Frame 1 (no input): blank canvas, image omitted
Frame 60 (no input): blank canvas, image omitted
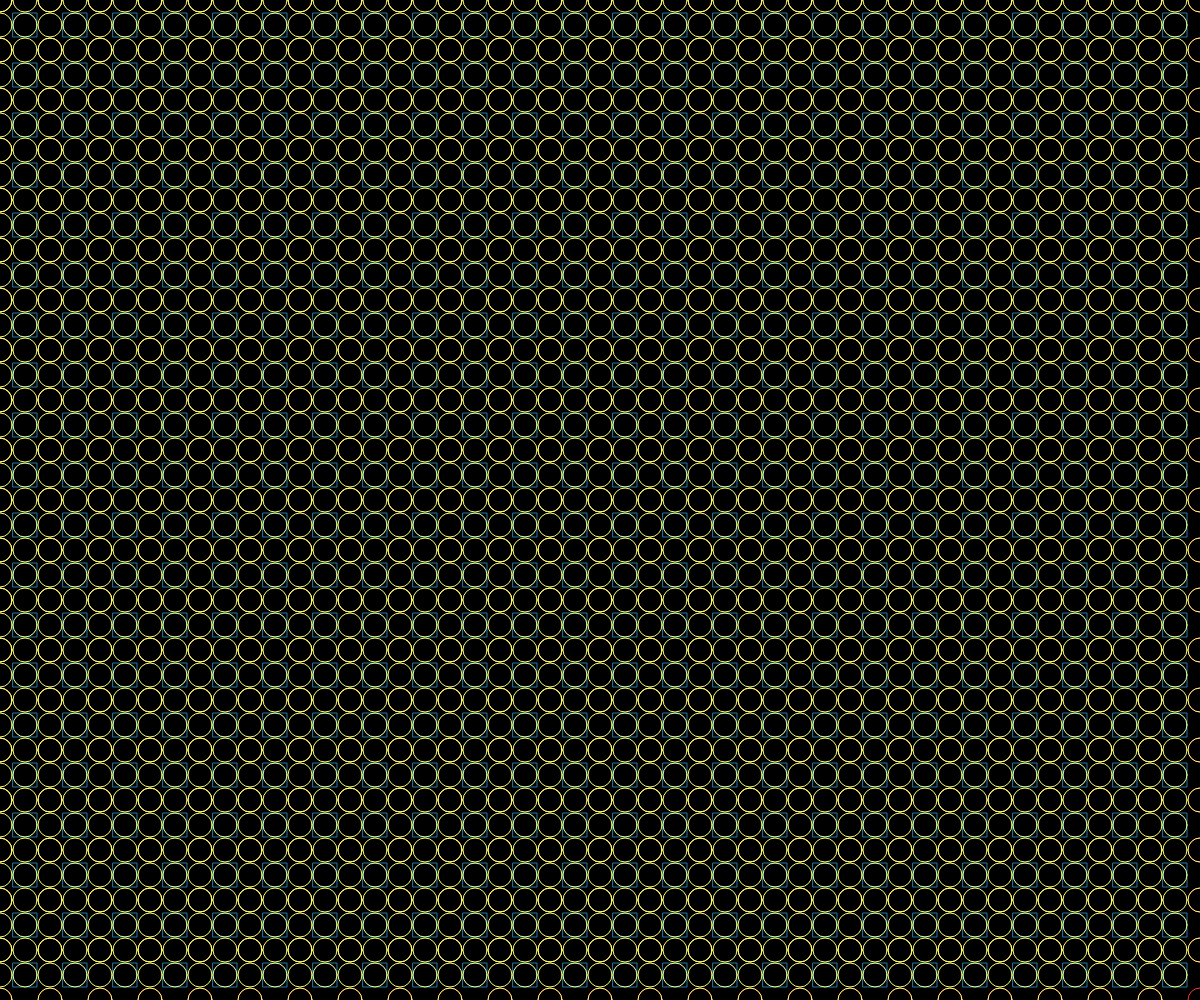
Frame 120 (the mouse pressed at the canvas centre since frame 60)

The p5.js sketch whose frames 1 and 60 were blank and that drew this single picture after the mouse press (run headless with seeded random() and noise() and a simulated clock; from frame 60 on, the mouse is pressed at the canvas centre):

// p5.js sketch
// ── sketch.js
function setup() {
  createCanvas(windowWidth, windowHeight);
  background(0)
}
function draw() {
 
  background(0);  //背景顏色
  
  
 noFill()//不充滿顏色
  // stroke("#a6b1e1")  //線條顏色
  
  rectMode(CENTER)
  
      for(var j=-1;j<int(height/(50));j++)
  {
    for(var i=-1;i<int(width/(50));i++)
    {
      stroke("#282096")
        ellipse(25+(i*50),25+(j*50),mouseX/25)
        stroke("#247ba0")
        rect(25+(i*50),25+(j*50),mouseX/25)
        stroke("#fb3640") 
        ellipse(50+(i*50),50+(j*50),mouseX/25) 
        stroke("#f7fe72") 
        ellipse(50+(i*50),0+(j*50),mouseX/25) 
        ellipse(25+(i*50),0+(j*50),mouseX/25) 
        ellipse(25+(i*50),25+(j*50),mouseX/25) 
        ellipse(0+(i*50),25+(j*50),mouseX/25) 
        ellipse(0+(i*50),50+(j*50),mouseX/25) 
        
    }    
  }

}
